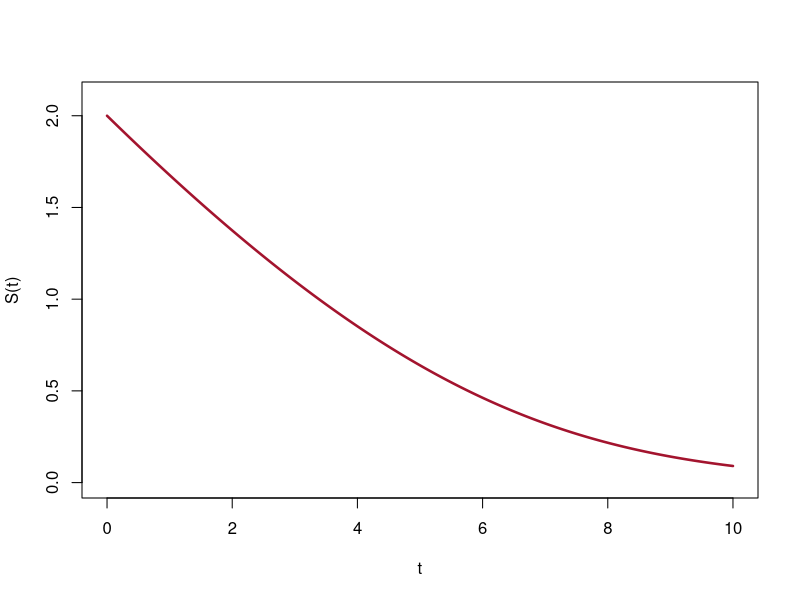

R code for this plot:
# Fig. 3.19: Michaelis-Menten kinetics, approximate solution with Euler's method (book, Section 3.4, Eq. 3.24 and 3.26)
# dS/dt = -kmax S/(k50 + S) with kmax = 0.5, k50 = 1, S(0) = 2; Euler's method S_{n+1} = S_n + h f(S_n) with h = 0.01
# (c) 2026 Philipp Kügler · Program for the book "Dynamical Systems in the Life Sciences" · MIT License (see LICENSE)
kmax <- 0.5; k50 <- 1
f <- function(S) -kmax * S / (k50 + S)
h <- 0.01; T <- 10
N <- round(T / h)
t <- h * (0:N)
S <- numeric(N + 1); S[1] <- 2
for (n in 1:N) S[n + 1] <- S[n] + h * f(S[n])        # one Euler step
for (tt in c(2, 5, 10)) cat(sprintf("S(%2d) ≈ %.4f\n", tt, S[round(tt / h) + 1]))
plot(t, S, type = "l", col = rgb(0.64, 0.08, 0.18), lwd = 2.5, ylim = c(0, 2.1), xlab = "t", ylab = "S(t)")
